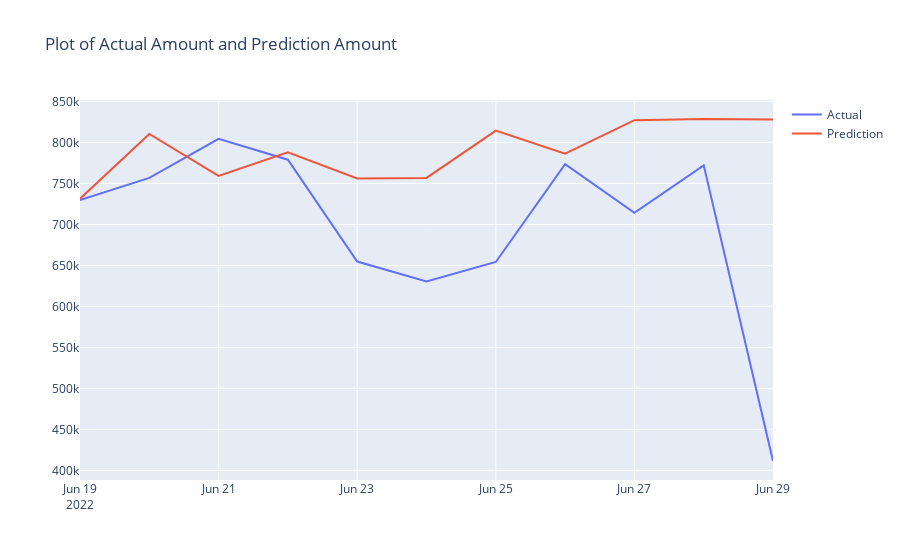
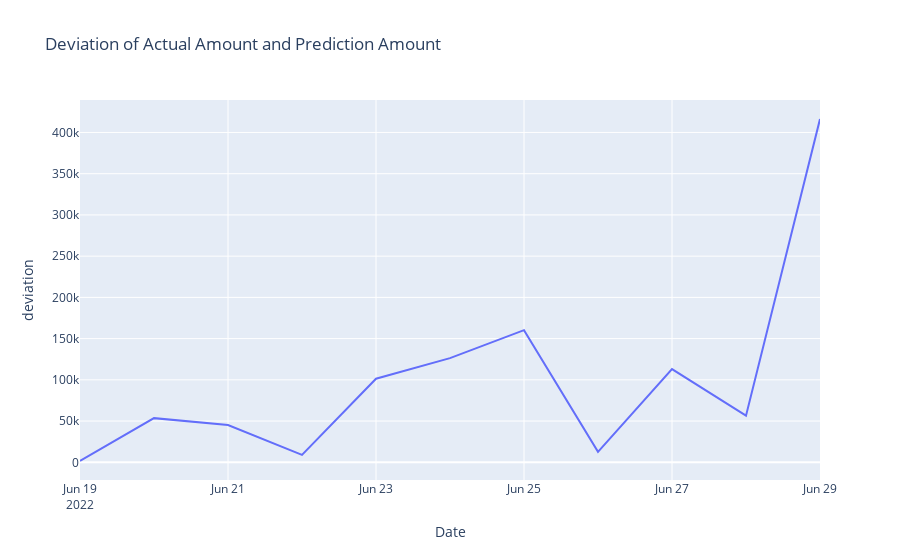

The code cell stored with these charts, in order, in its notebook:
### Code cell
#create and show figure to multiple line plot
fig = go.Figure()
fig.add_trace(go.Scatter(x=y_test['Date'], y=y_test['Amount'],
                    mode='lines',
                    name='Actual',))
fig.add_trace(go.Scatter(x=y_test['Date'], y=y_test['Amount - Predict'],
                    mode='lines',
                    name='Prediction'))
fig.update_layout(title='Plot of Actual Amount and Prediction Amount')
fig.show()

#create figure of deviation of actual amount and prediction amount
fig = px.line(y_test,x='Date' ,y='deviation', title= 'Deviation of Actual Amount and Prediction Amount')
fig.show()

### Figure 1 — Plotly figure (JSON) as saved in the notebook; plotly's stock layout.template omitted (floating-point values rounded to 4 significant figures)
{"data": [{"mode": "lines", "name": "Actual", "type": "scatter", "x": ["2022-06-19T00:00:00", "2022-06-20T00:00:00", "2022-06-21T00:00:00", "2022-06-22T00:00:00", "2022-06-23T00:00:00", "2022-06-24T00:00:00", "2022-06-25T00:00:00", "2022-06-26T00:00:00", "2022-06-27T00:00:00", "2022-06-28T00:00:00", "2022-06-29T00:00:00"], "y": [729800.0, 756800.0, 804500.0, 778900.0, 654700.0, 630300.0, 654200.0, 773600.0, 714100.0, 772100.0, 411500.0]}, {"mode": "lines", "name": "Prediction", "type": "scatter", "x": ["2022-06-19T00:00:00", "2022-06-20T00:00:00", "2022-06-21T00:00:00", "2022-06-22T00:00:00", "2022-06-23T00:00:00", "2022-06-24T00:00:00", "2022-06-25T00:00:00", "2022-06-26T00:00:00", "2022-06-27T00:00:00", "2022-06-28T00:00:00", "2022-06-29T00:00:00"], "y": [731400.0, 810300.0, 759200.0, 787900.0, 756100.0, 756700.0, 814500.0, 786300.0, 827200.0, 828600.0, 827900.0]}], "layout": {"title": {"text": "Plot of Actual Amount and Prediction Amount"}}}

### Figure 2 — Plotly figure (JSON) as saved in the notebook; plotly's stock layout.template omitted (floating-point values rounded to 4 significant figures)
{"data": [{"hovertemplate": "Date=%{x}<br>deviation=%{y}<extra></extra>", "legendgroup": "", "line": {"color": "#636efa", "dash": "solid"}, "marker": {"symbol": "circle"}, "mode": "lines", "name": "", "orientation": "v", "showlegend": false, "type": "scatter", "x": ["2022-06-19T00:00:00", "2022-06-20T00:00:00", "2022-06-21T00:00:00", "2022-06-22T00:00:00", "2022-06-23T00:00:00", "2022-06-24T00:00:00", "2022-06-25T00:00:00", "2022-06-26T00:00:00", "2022-06-27T00:00:00", "2022-06-28T00:00:00", "2022-06-29T00:00:00"], "xaxis": "x", "y": [1577.0, 53540.0, 45280.0, 9020.0, 101400.0, 126400.0, 160200.0, 12700.0, 113000.0, 56480.0, 416300.0], "yaxis": "y"}], "layout": {"legend": {"tracegroupgap": 0}, "title": {"text": "Deviation of Actual Amount and Prediction Amount"}, "xaxis": {"anchor": "y", "domain": [0, 1], "title": {"text": "Date"}}, "yaxis": {"anchor": "x", "domain": [0, 1], "title": {"text": "deviation"}}}}
